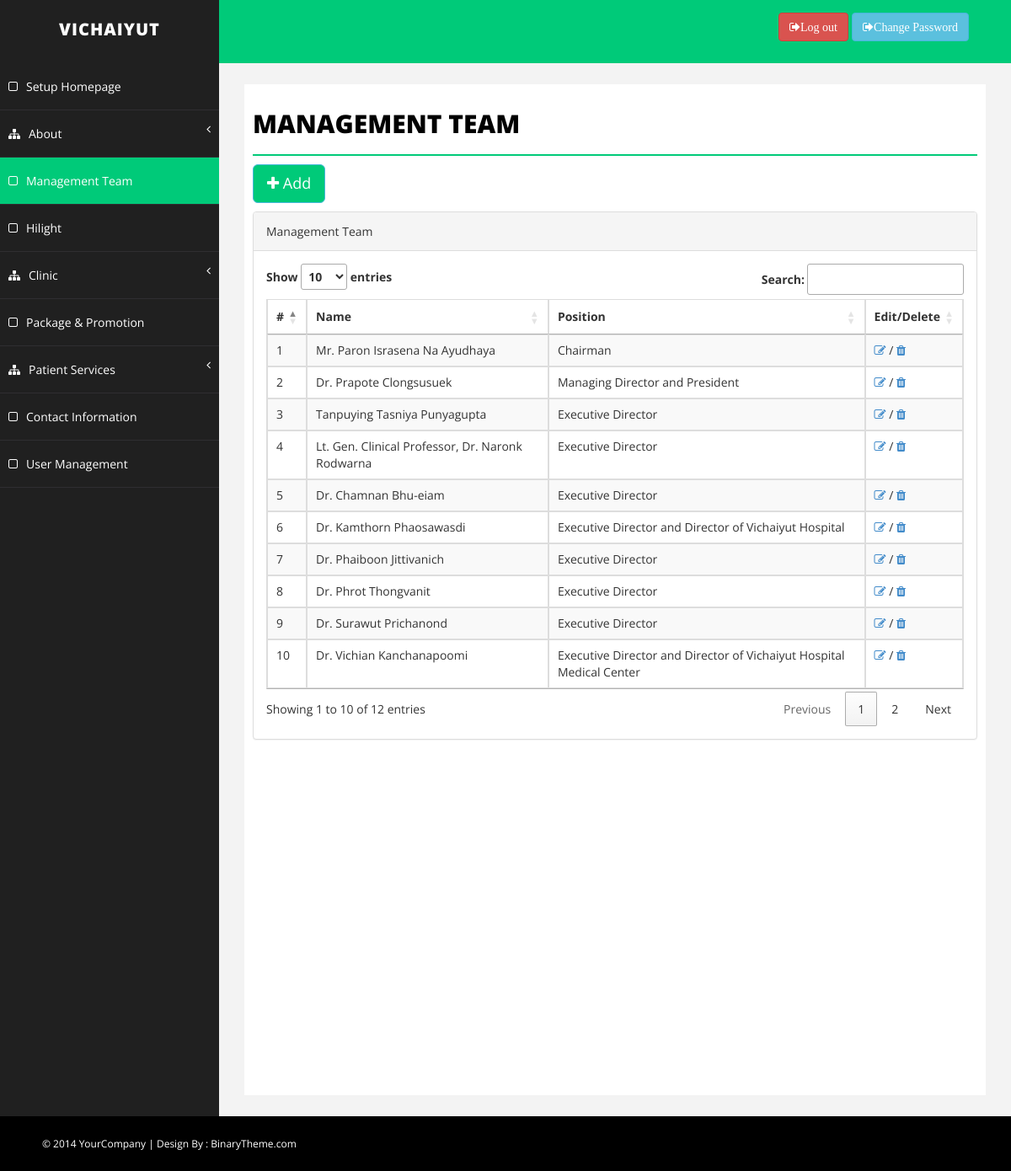
The app's page /admin-vichaiyut/managementteam.php (signed in) with its own data.
### tables this page shows
CREATE TABLE `management_team` (
  `ID` int(11) NOT NULL AUTO_INCREMENT,
  `name` text NOT NULL,
  `position` varchar(500) DEFAULT NULL,
  `education` text,
  `experiences` text,
  `award` text,
  `path_img` text,
  `is_doctor` tinyint(1) NOT NULL,
  `specialty` text NOT NULL,
  `language_spoken` text NOT NULL,
  `medical_school` text NOT NULL,
  `residencies` text NOT NULL,
  `fellowship` text NOT NULL,
  `certificate` text NOT NULL,
  `create_date` datetime NOT NULL,
  `update_date` timestamp NOT NULL DEFAULT CURRENT_TIMESTAMP ON UPDATE CURRENT_TIMESTAMP,
  PRIMARY KEY (`ID`)
);

### admin-vichaiyut/managementteam.php (the view, shortened to what this page needs)
<?php
require_once 'config/dbconfig.php';
?>
<!DOCTYPE html>
<html xmlns="http://www.w3.org/1999/xhtml">
<head>
    <link href="assets/css/bootstrap.css" rel="stylesheet" />
    <link href="assets/css/font-awesome.css" rel="stylesheet" />
    <link href="assets/css/basic.css" rel="stylesheet" />
    <link href="assets/css/custom.css" rel="stylesheet" />
    <link rel="stylesheet" type="text/css" href="https://cdn.datatables.net/1.10.12/css/jquery.dataTables.min.css">
    <link rel="stylesheet" type="text/css" href="https://cdn.datatables.net/1.10.12/css/dataTables.bootstrap.min.css">
</head>
<body>
    <div id="wrapper">
       <?php
            include("menu.php");
        ?>
        <div id="page-wrapper">
            <div id="page-inner">
                <div class="row">
                    <div class="col-md-12">
                        <h1 class="page-head-line">Management Team</h1>
                    </div>
                </div>
            <div class="row">
                <div class="col-md-12">
                    <a href="add-managementteam.php" class="btn btn-lg btn-info" style="background-color: #00CA79;"><i class="fa fa-plus"></i> Add</a>
                    <div style="height: 10px;"></div>
                    <div class="panel panel-default">
                        <div class="panel-heading">
                            Management Team
                        </div>
                        <div class="panel-body">
                            <div class="table-responsive">
                                <table id="myTable" class="table table-striped table-bordered table-hover">
                                    <thead>
                                        <tr>
                                            <th>#</th>
                                            <th>Name</th>
                                            <th>Position</th>
                                            <th>Edit/Delete</th>
                                        </tr>
                                    </thead>
                                    <tbody>
                                        <?php
                                            try
                                            {
                                                $stmt = $db_con->prepare("SELECT * FROM management_team ORDER BY ID");
                                                $stmt->execute();
                                                $row = $stmt->fetchAll();
                                                foreach ($row as $result) {
                                        ?>
                                        <tr>
                                            <td><?=$result['ID']?></td>
                                            <td><?=$result['name']?></td>
                                            <td><?=$result['position']?></td>
                                            <td><a href="edit-managementteam.php?id=<?= base64_encode($result['ID'])?>"><i class="fa fa-pencil-square-o fa-3"></i></a> / <a data-toggle="modal" data-target="#myModal" data-whatever="<?= base64_encode($result['ID'])?>"><i class="fa fa-trash fa-3"></i></a></td>
                                        </tr>
                                        <?php
                                            }
                                            }
                                            catch(PDOException $e){
                                                echo $e->getMessage();
                                            }
                                        ?>
                                    </tbody>
                                </table>
                            </div>
                        </div>
                    </div>
                </div>
            </div>
            </div>
        </div>
    </div>
    <div id="footer-sec">
        &copy; 2014 YourCompany | Design By : <a href="http://www.binarytheme.com/" target="_blank">BinaryTheme.com</a>
    </div>
</body>
</html>

### admin-vichaiyut/assets/css/basic.css (style rules this page uses)
body { font-family: 'Open Sans', sans-serif; line-height:25px; }
#wrapper { width: 100%; background: #202020; }
#page-wrapper { padding: 15px 15px; min-height: 600px; background: #F3F3F3; }
#page-inner { width: 100%; margin: 10px 20px 10px 0px; background-color: #fff!important; padding: 10px; min-height: 1200px; }
.page-head-line { font-size: 30px; text-transform: uppercase; color: #000; font-weight: 800; padding-bottom: 20px; border-bottom: 2px solid #00CA79; margin-bottom: 10px; }
#footer-sec { background-color:#000; padding:20px 50px; color:#fff; font-size:12px; }
#footer-sec a { color:#fff; }
@media (min-width:768px) { #page-wrapper { margin: 0 0 0 260px; padding: 15px 30px; min-height: 1200px; } }

### records on screen
management_team: ID "1", name "Mr. Paron Israsena Na Ayudhaya", position "Chairman"
management_team: ID "2", name "Dr. Prapote Clongsusuek", position "Managing Director and President"
management_team: ID "3", name "Tanpuying Tasniya Punyagupta", position "Executive Director"
management_team: ID "4", name "Lt. Gen. Clinical Professor, Dr. Naronk Rodwarna", position "Executive Director"
management_team: ID "5", name "Dr. Chamnan Bhu-eiam", position "Executive Director"
management_team: ID "6", name "Dr. Kamthorn Phaosawasdi", position "Executive Director and Director of Vichaiyut Hospital"
management_team: ID "7", name "Dr. Phaiboon Jittivanich", position "Executive Director"
management_team: ID "8", name "Dr. Phrot Thongvanit", position "Executive Director"
management_team: ID "9", name "Dr. Surawut Prichanond", position "Executive Director"
management_team: ID "10", name "Dr. Vichian Kanchanapoomi", position "Executive Director and Director of Vichaiyut Hospital Medical Center"
